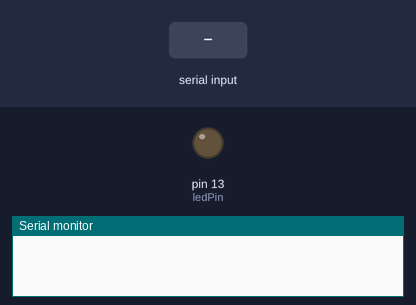
The sketch below on a simulated Arduino Uno, built with avr-gcc and run on an emulated ATmega328P. Parts: output pins drawn as LEDs (lit = HIGH), the last lines printed to the serial monitor. The inputs (shaded band) are chosen by the test bench.

Above: at 1.2 s.
1.3 s: "90 45\n" received over Serial
At 1.7 s:
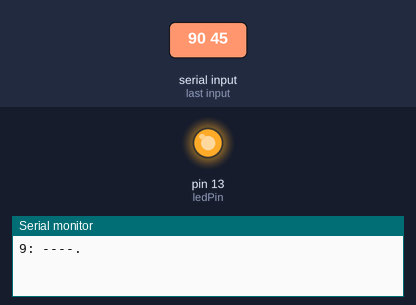
Timing chart, 0 to 10.3 s (numbered marks = the images above; inputs shaded):
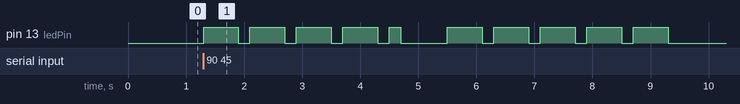

Measured:
- after the input at 1.3 s, pin 13 (ledPin): goes 4 × (HIGH 0.60 s, LOW 0.20 s), HIGH 0.20 s, LOW 0.80 s, 4 × (HIGH 0.60 s, LOW 0.20 s), HIGH 0.60 s, then LOW, starting at once

The sketch:

alfabet_morsea.ino
```cpp
#define ledPin 13
#define dotDelay 200

char* letters[] = {".-", "-...", "-.-.", "-..", ".", "..-.", "--.", "....", "..",       //A-I
                    ".---", "-.-", ".-..", "--", "-.", "---", ".--.", "--.-", ".-.",    //J-R
                    "...", "-", "..-", "...-", ".--", "-..-", "-.--", "--.." };         //S-Z

char* numbers[] = {"-----", ".----", "..---", "...--", "....-", ".....", "-....", "--...", "---..", "----."};


void setup()
{
  pinMode(ledPin, OUTPUT);
  Serial.begin(9600);
}

void loop()
{
  char ch;
  if (Serial.available() >0)       //oczekiwanie na odebranie znaku
    {
      ch = Serial.read();      //odczyt otrzymanego znaku
      Serial.print(ch);
      Serial.print(": ");
      if(ch >= 'a' && ch <= 'z')
        {
          flashSeq(letters[ch - 'a']);
        }
      else if(ch >= 'A' && ch <= 'Z')
        {
          flashSeq(letters[ch - 'A']);
        }
      else if(ch >= '0' && ch <= '9')
        {
          flashSeq( numbers[ch - '0']);
        }
      else if (ch == ' ')
        {
          delay(dotDelay *4);    //odstęp pomiędzy błyskami
        }
    }
}

void flashSeq(char* seq)   //odczyt sekwencji znaków
{
  int i = 0;
  Serial.println(seq);
  while (seq[i] != NULL)  //leci po znakach z tablicu do znaku null czyli końca łańcucha
    {
      flashDotOrDash(seq[i]);
      i++;
    }
   delay(dotDelay *3);    //odstęp między literami
}

void flashDotOrDash(char dotOrDash)    //funkcja do rozpoznawania kropki i kreski
{
  digitalWrite(ledPin, HIGH);
  if(dotOrDash == '.')
    {
      delay(dotDelay);
    }
   else
    {
      delay(dotDelay *3);
    }
   digitalWrite(ledPin, LOW);
   delay(dotDelay);      //odstęp pomiędzy błyskami
}
```
